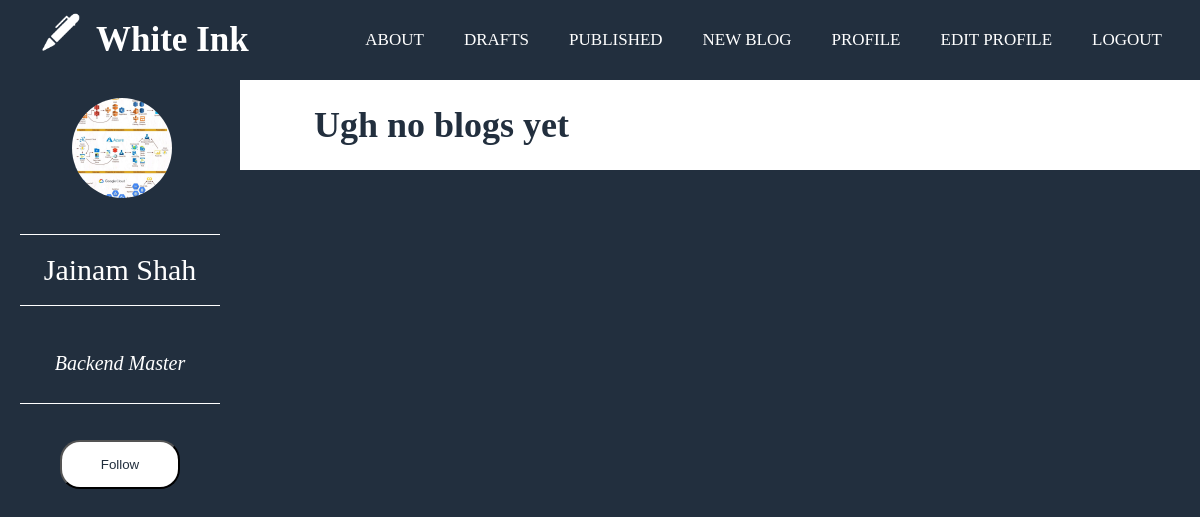
Before: /user/view_profile/jainam102@gmail.com (signed in) with the older database file.
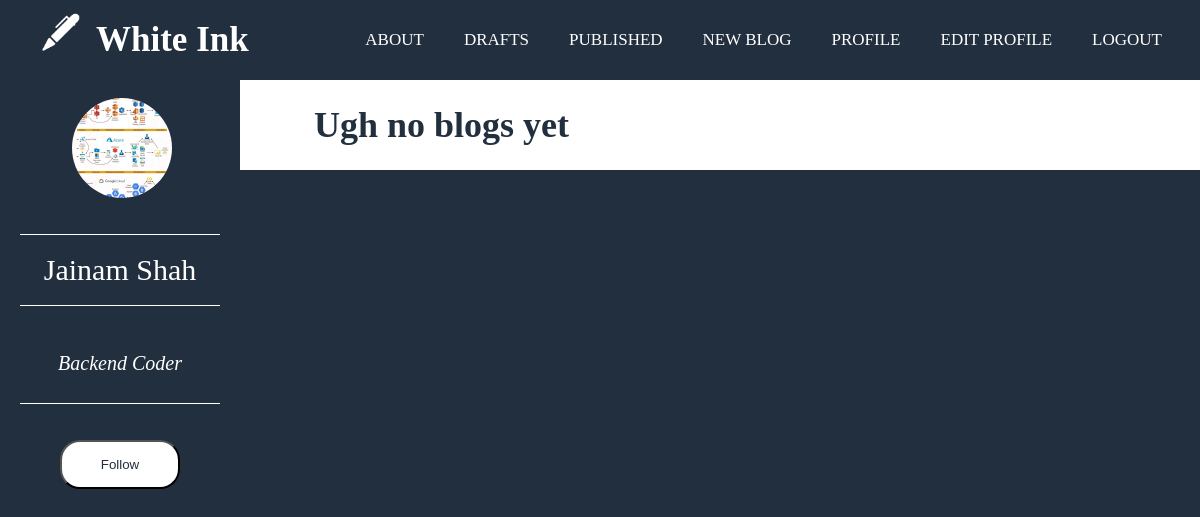
After: the same page with the newer database file.
### user/models.py (models this page shows, shortened)
class User(AbstractBaseUser, PermissionsMixin):
    email = models.EmailField(_('email address'), unique=True)
    is_staff = models.BooleanField(default=False)
    is_active = models.BooleanField(default=True)
    date_joined = models.DateTimeField(default=timezone.now)
    about = models.CharField(max_length=1000, blank=True, default="")
    name = models.CharField(max_length=100, blank=True, default="")
    gender = models.CharField('gender', max_length=1, choices=GENDER_CHOICES)
    avatar = models.ImageField(upload_to=rename_file_upload, null=True, blank=True)
    USERNAME_FIELD = 'email'
    REQUIRED_FIELDS = []
    objects = CustomUserManager()

### user/views.py (the view)
# urls.py: path('view_profile/', view_profile, name='view_profile'),
@login_required
def view_profile(request, email = None):
    if request.method == "GET":
        if not email:
            blogs = Blog.objects.filter(author = request.user, status=1)
            return render(request, 'view_profile.html', {"user": request.user, 'blogs': blogs, "current_user": request.user})
        else:
            user = User.objects.get(email = email)
            blogs = Blog.objects.filter(author = user,  status=1)
            return render(request, 'view_profile.html', {'user': user, 'blogs': blogs, "current_user": request.user})
    return render(request, 'view_profile.html')

### templates/view_profile.html (shortened to what this page needs)
{% extends "base.html" %} {% block content %} {% load static %}
<div class="wrap">
  <div class="floatleft">
    <br />
    <div id="profile-container">
      <img id="profileImage" src="{{user.avatar.url}}" />
    </div>
    <br />
    <br />
    <hr />
    <br />
    <p class="author">{{user.name}}</p>
    <br />
    <hr />
    <br />
    <br />
    <p id="about" style="font-size: 20px">{{user.about}}</p>
    <br />
    <hr />
    <br />
    <br />
    {% if user != current_user %}
      <div id="follow-ajax">
        {% if follows %}
          <div class="wrapper">
            <button id="follow">
              <span class="ui-button-text">Unfollow</span>
            </button>
          </div>
        {% else %}
          <div class="wrapper">
            <button id="follow">
            <span class="ui-button-text">Follow</span>
          </button>
          </div>
        {% endif %}
      </div>
    {% endif %}
  </div>
  <div class="floatright">
      {% if blogs %}
        {% for blog in blogs %}
            <h1 id="title">{{ blog.title }}</h1>
            <p>{{ blog.content | truncatewords_html:30 | safe}}</p>
            <br>
            <a id = "link" style="color: green;" href="{% url "view_blog" id=blog.id slug=blog.slug %}">Read More</a>
            <br />
            <br />
            <br />
            <hr id="line">
            <br>
            <br>
            <br>
        {% endfor %}
      {% else %}
          <h1 id="title">Ugh no blogs yet</h1>
      {% endif %}
  </div>
</div>
{% endblock content %}

Changed rows visible on the page:
changed User "Jainam Shah": about "Backend Master" → "Backend Coder"
